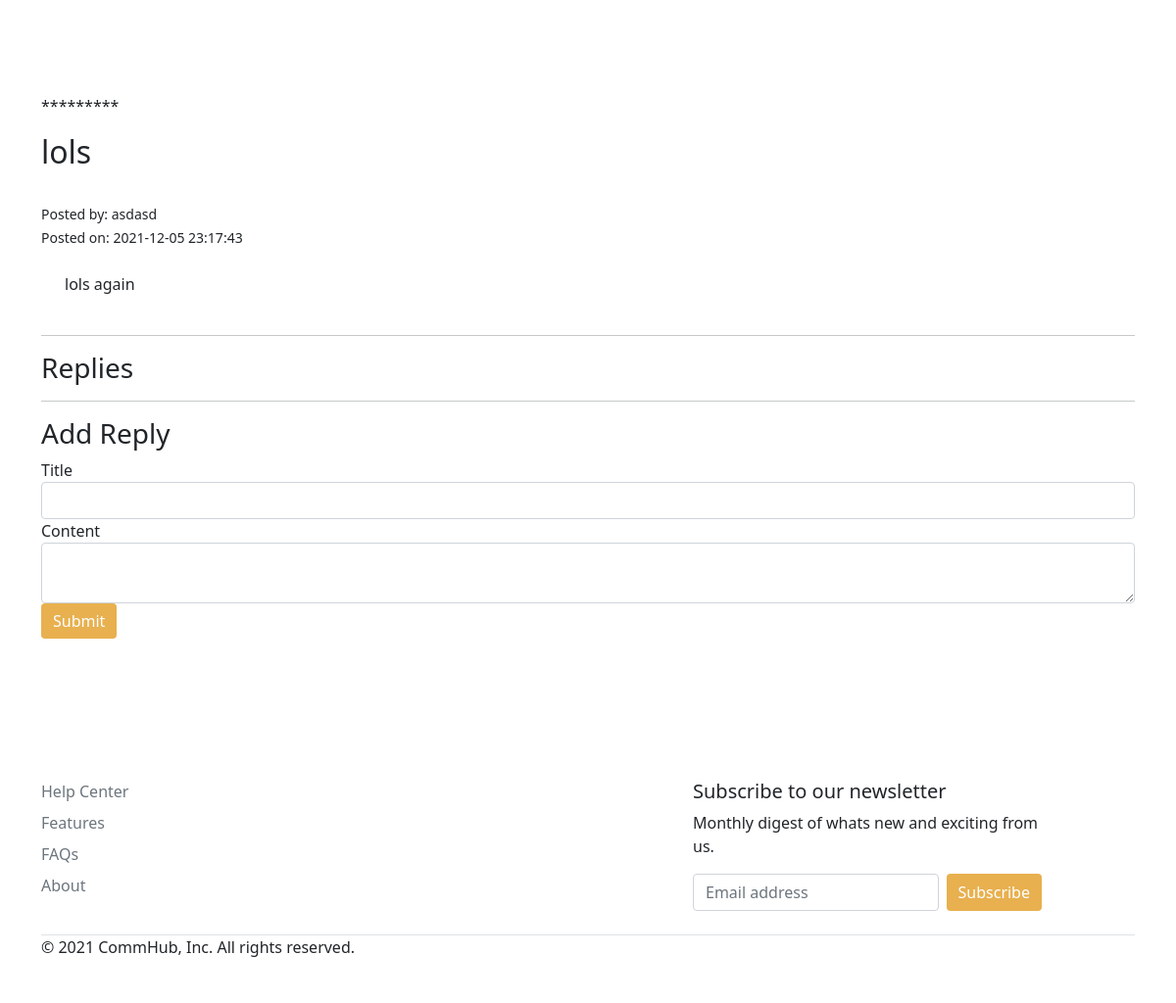
Page /posts/lols on the earlier database version.
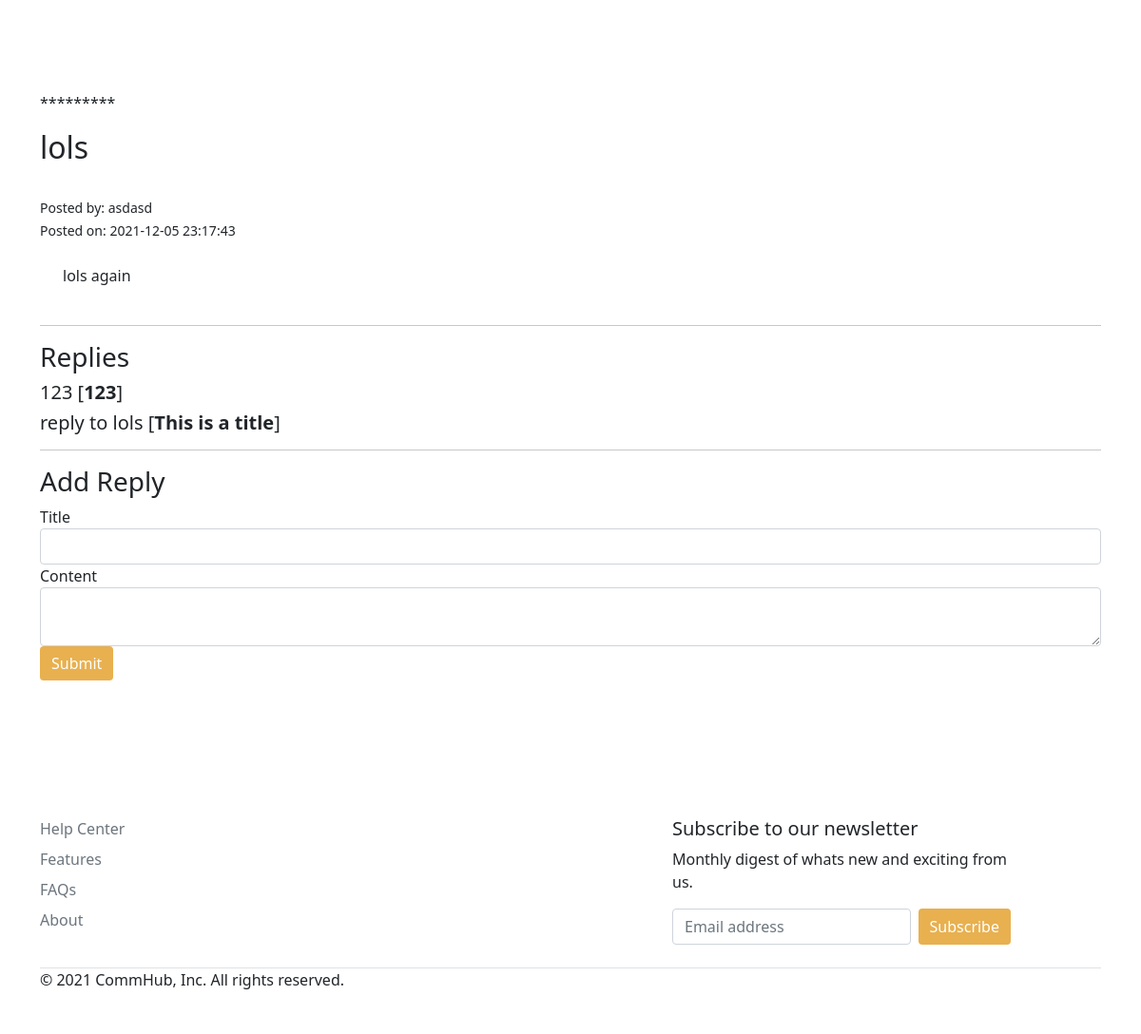
Same page on the later database version.
### tables this page shows
CREATE TABLE `replies` (
  `id` int(255) NOT NULL,
  `post_id` int(255) NOT NULL,
  `title` varchar(255) NOT NULL,
  `content` text NOT NULL,
  `date` datetime NOT NULL DEFAULT current_timestamp(),
  `by` int(255) NOT NULL
);

### application/libraries/Sitelayout.php (called while the page is built, shortened)
<?php
class Sitelayout {
    private $CI;
    public function __construct() {
        $this->CI =& get_instance();
    }
    public function loadTemplate($content = null, $data = null) {
        $layout = array();
        $layout['navbar1'] = $this->CI->load->view('templates/navbar1', null, true);
        $layout['navbar2'] = $this->CI->load->view('templates/navbar2', null, true);
        $layout['navbar3'] = $this->CI->load->view('templates/navbar3', null, true);
        $layout['footer'] = $this->CI->load->view('templates/footer', null, true);
        $layout['content'] = $this->CI->load->view($content, $data, true);
        $this->CI->load->view('templates/content', $layout);
    }
}

### application/controllers/Posts.php (called while the page is built, shortened)
<?php
class Posts extends CI_Controller {
    public function view($slug = NULL){
        $data['post'] = $this -> post_model -> get_posts($slug);
        $post_id = $data['post']['id'];
        $data['replies'] = $this->replies_model->get_replies($post_id);
        $data['title'] = $data['post']['title'];
        $this->sitelayout->loadTemplate('posts/view', $data);
    }
}

### index.php (called while the page is built, shortened)
<?php
require_once BASEPATH.'core/CodeIgniter.php';

### application/models/Post_model.php (called while the page is built, shortened)
<?php
		class Post_model extends CI_Model{
			public function get_posts($slug = FALSE){
				$query = $this->db->get_where('posts', array('slug' => $slug));
				return $query->row_array();
			}
	}

### application/models/Replies_model.php (called while the page is built, shortened)
<?php
	class Replies_model extends CI_Model{
		public function get_replies($post_id){
			$query = $this->db->get_where('replies', array('post_id' => $post_id));
			return $query->result_array();
		}
	}

### application/views/posts/view.php (the view, shortened to what this page needs)
<!DOCTYPE html>
<html>
<head>
<link href="https://cdn.jsdelivr.net/npm/bootstrap@5.1.3/dist/css/bootstrap.min.css" rel="stylesheet">
</head>
<body>
    <div class="container pb-5 pt-5 mt-5">
    <p> ********* </p>
<h2><?php echo $post['title']; ?></h2>
    <?php
        $id = $post['by'];
        $query = $this->db->query("SELECT * FROM user WHERE id = '$id'");
        $post['name'] = $query->row()->{'name'};
    ?><br>
    <small>Posted by: <?php echo $post['name']; ?></small><br>
    <small>Posted on: <?php echo $post['date']; ?></small><br>
    <p class="p-4 overflow-scroll" width="50" height="50"><?php echo $post['content']; ?></p>
    <hr>
    <h3>Replies</h3>
    <?php if(isset($replies)) : ?>
    <?php foreach($replies as $reply) : ?>
        <div class="well">
            <h5><?php echo $reply['content']; ?> [<strong><?php echo $reply['title']; ?></strong>]</h5>
        </div>
    <?php endforeach; ?>
    <?php else : ?>
    <p>No Replies To Display</p>
    <?php endif; ?>
    <hr>
    <h3>Add Reply</h3>
    <?php echo form_open('replies/create/'.$post['id']); ?>
    <div class="form-group">
        <label>Title</label>
        <input type="text" name="title" class="form-control">
    </div>
    <div class="form-group">
        <label>Content</label>
        <textarea name="content" class="form-control"></textarea>
    </div>
    <button class="btn btn-primary" type="submit">Submit</button>
    </form>
    </div>
    </body>
</html>

Differences in the rows shown:
added replies: content "123", title "123"
added replies: content "reply to lols", title "This is a title"
